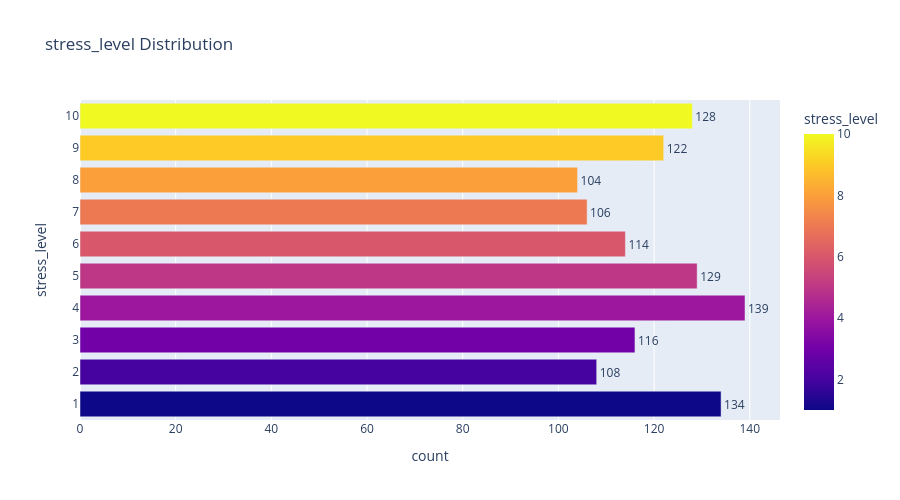

Notebook code for this chart:
### Code cell
stress_counts = df['stress_level'].value_counts().reset_index()

fig = px.bar(stress_counts, x='count', y='stress_level', text='count', color='stress_level',orientation='h', title='stress_level Distribution')
fig.update_traces(textposition='outside')
fig.update_layout(xaxis_title='count', yaxis_title='stress_level', showlegend=False, height=500, yaxis=dict(tickmode='linear', tick0=1, dtick=1))
fig.show()

### Figure 1 — Plotly figure (JSON) as saved in the notebook; plotly's stock layout.template omitted (floating-point values rounded to 4 significant figures)
{"data": [{"hovertemplate": "count=%{text}<br>stress_level=%{marker.color}<extra></extra>", "legendgroup": "", "marker": {"color": [4, 1, 5, 10, 9, 3, 6, 2, 7, 8], "coloraxis": "coloraxis", "pattern": {"shape": ""}}, "name": "", "orientation": "h", "showlegend": false, "text": [139.0, 134.0, 129.0, 128.0, 122.0, 116.0, 114.0, 108.0, 106.0, 104.0], "textposition": "outside", "type": "bar", "x": [139, 134, 129, 128, 122, 116, 114, 108, 106, 104], "xaxis": "x", "y": [4, 1, 5, 10, 9, 3, 6, 2, 7, 8], "yaxis": "y"}], "layout": {"barmode": "relative", "coloraxis": {"colorbar": {"title": {"text": "stress_level"}}, "colorscale": [[0, "#0d0887"], [0.1111, "#46039f"], [0.2222, "#7201a8"], [0.3333, "#9c179e"], [0.4444, "#bd3786"], [0.5556, "#d8576b"], [0.6667, "#ed7953"], [0.7778, "#fb9f3a"], [0.8889, "#fdca26"], [1, "#f0f921"]]}, "height": 500, "legend": {"tracegroupgap": 0}, "showlegend": false, "title": {"text": "stress_level Distribution"}, "xaxis": {"anchor": "y", "domain": [0, 1], "title": {"text": "count"}}, "yaxis": {"anchor": "x", "domain": [0, 1], "dtick": 1, "tick0": 1, "tickmode": "linear", "title": {"text": "stress_level"}}}}
